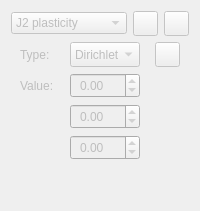
     <widget class="QWidget" name="tab_2">
      <property name="enabled">
       <bool>false</bool>
      </property>
      <attribute name="title">
       <string/>
      </attribute>
      <layout class="QVBoxLayout" name="verticalLayout_6">
       <item>
        <layout class="QHBoxLayout" name="horizontalLayout">
         <item>
          <widget class="QComboBox" name="comboBox_4">
           <property name="font">
            <font>
             <pointsize>9</pointsize>
            </font>
           </property>
           <item>
            <property name="text">
             <string>J2 plasticity</string>
            </property>
           </item>
          </widget>
         </item>
         <item>
          <widget class="QPushButton" name="pushButton_10">
           <property name="minimumSize">
            <size>
             <width>25</width>
             <height>25</height>
            </size>
           </property>
           <property name="maximumSize">
            <size>
             <width>25</width>
             <height>25</height>
            </size>
           </property>
           <property name="text">
            <string/>
           </property>
           <property name="icon">
            <iconset resource="../AMWindow.qrc">
             <normaloff>:/amwind/figure/am_wind/open.png</normaloff>:/amwind/figure/am_wind/open.png</iconset>
           </property>
          </widget>
         </item>
         <item>
          <widget class="QPushButton" name="pushButton_11">
           <property name="minimumSize">
            <size>
             <width>25</width>
             <height>25</height>
            </size>
           </property>
           <property name="maximumSize">
            <size>
             <width>25</width>
             <height>25</height>
            </size>
           </property>
           <property name="text">
            <string/>
           </property>
           <property name="icon">
            <iconset resource="../AMWindow.qrc">
             <normaloff>:/amwind/figure/am_wind/ok.png</normaloff>:/amwind/figure/am_wind/ok.png</iconset>
           </property>
          </widget>
         </item>
        </layout>
       </item>
       <item>
        <layout class="QGridLayout" name="gridLayout_2">
         <item row="2" column="1">
          <widget class="QDoubleSpinBox" name="doubleSpinBox_8">
           <property name="minimumSize">
            <size>
             <width>70</width>
             <height>25</height>
            </size>
           </property>
           <property name="maximumSize">
            <size>
             <width>70</width>
             <height>25</height>
            </size>
           </property>
           <property name="font">
            <font>
             <pointsize>9</pointsize>
            </font>
           </property>
           <property name="styleSheet">
            <string notr="true">padding-left:5px;</string>
           </property>
           <property name="minimum">
            <double>-10000000000000000.000000000000000</double>
           </property>
          </widget>
         </item>
         <item row="1" column="1">
          <widget class="QDoubleSpinBox" name="doubleSpinBox_7">
           <property name="minimumSize">
            <size>
             <width>70</width>
             <height>25</height>
            </size>
           </property>
           <property name="maximumSize">
            <size>
             <width>70</width>
             <height>25</height>
            </size>
           </property>
           <property name="font">
            <font>
             <pointsize>9</pointsize>
            </font>
           </property>
           <property name="styleSheet">
            <string notr="true">padding-left:5px;</string>
           </property>
           <property name="minimum">
            <double>-10000000000000000.000000000000000</double>
           </property>
          </widget>
         </item>
         <item row="0" column="2">
          <widget class="QPushButton" name="pushButton_8">
           <property name="minimumSize">
            <size>
             <width>25</width>
             <height>25</height>
            </size>
           </property>
           <property name="maximumSize">
            <size>
             <width>25</width>
             <height>25</height>
            </size>
           </property>
           <property name="styleSheet">
            <string notr="true">QPushButton::hover{
    background-color: transparent;
    border: 2px solid #6A8480;
    border-radius: 2px;
    padding: 2px;
}</string>
           </property>
           <property name="text">
            <string/>
           </property>
           <property name="icon">
            <iconset resource="../CADWindow.qrc">
             <normaloff>:/cad_wind/figure/cad_wind/ok.png</normaloff>:/cad_wind/figure/cad_wind/ok.png</iconset>
           </property>
          </widget>
         </item>
         <item row="0" column="1">
          <widget class="QComboBox" name="comboBox_3">
           <property name="minimumSize">
            <size>
             <width>70</width>
             <height>25</height>
            </size>
           </property>
           <property name="maximumSize">
            <size>
             <width>70</width>
             <height>25</height>
            </size>
           </property>
           <property name="font">
            <font>
             <pointsize>9</pointsize>
            </font>
           </property>
           <item>
            <property name="text">
             <string>Dirichlet</string>
            </property>
           </item>
           <item>
            <property name="text">
             <string>Neumann</string>
            </property>
           </item>
          </widget>
         </item>
         <item row="0" column="0">
          <widget class="QLabel" name="label_9">
           <property name="minimumSize">
            <size>
             <width>35</width>
             <height>25</height>
            </size>
           </property>
           <property name="maximumSize">
            <size>
             <width>35</width>
             <height>25</height>
            </size>
           </property>
           <property name="font">
            <font>
             <pointsize>9</pointsize>
            </font>
           </property>
           <property name="text">
            <string>Type:</string>
           </property>
          </widget>
         </item>
         <item row="1" column="0">
          <widget class="QLabel" name="label_10">
           <property name="minimumSize">
            <size>
             <width>35</width>
             <height>25</height>
            </size>
           </property>
           <property name="maximumSize">
            <size>
             <width>35</width>
             <height>25</height>
            </size>
           </property>
           <property name="font">
            <font>
             <pointsize>9</pointsize>
            </font>
           </property>
           <property name="text">
            <string>Value:</string>
           </property>
          </widget>
         </item>
         <item row="3" column="1">
          <widget class="QDoubleSpinBox" name="doubleSpinBox_9">
           <property name="minimumSize">
            <size>
             <width>70</width>
             <height>25</height>
            </size>
           </property>
           <property name="maximumSize">
            <size>
             <width>70</width>
             <height>25</height>
            </size>
           </property>
           <property name="font">
            <font>
             <pointsize>9</pointsize>
            </font>
           </property>
           <property name="styleSheet">
            <string notr="true">padding-left:5px;</string>
           </property>
           <property name="minimum">
            <double>-10000000000000000.000000000000000</double>
           </property>
          </widget>
         </item>
        </layout>
       </item>
       <item>
        <spacer name="verticalSpacer_2">
         <property name="orientation">
          <enum>Qt::Vertical</enum>
         </property>
         <property name="sizeHint" stdset="0">
          <size>
           <width>20</width>
           <height>40</height>
          </size>
         </property>
        </spacer>
       </item>
      </layout>
     </widget>
